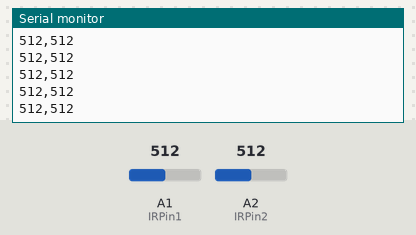
Bench run of a sketch on a simulated Arduino Uno, built with avr-gcc and run on an emulated ATmega328P. On the bench: the last lines printed to the serial monitor. The inputs (shaded band) are chosen by the test bench; at power-on: A1 (IRPin1) = 512, A2 (IRPin2) = 512.

Above: at 1.2 s.
1.3 s: A1 (IRPin1) set to 716
At 1.8 s:
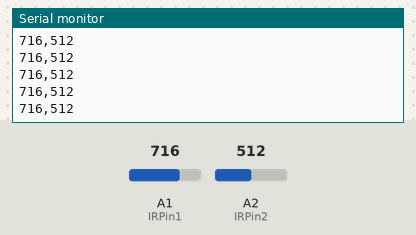
4.3 s: A2 (IRPin2) set to 716
5.8 s: A1 (IRPin1) set to 900
At 6.4 s:
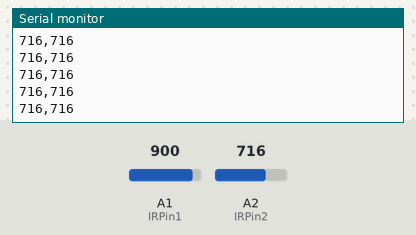
7.3 s: A2 (IRPin2) set to 900
At 7.8 s:
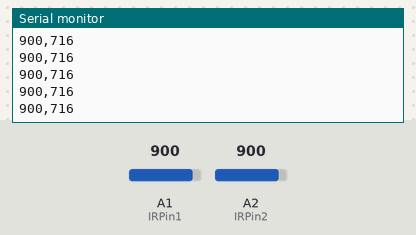
Timing chart, 0 to 9.8 s (numbered marks = the images above; inputs shaded):
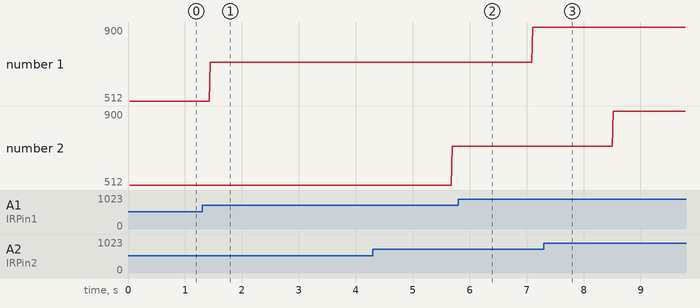

Measured:
- after the input at 1.3 s, the serial monitor: prints a new line after 0.15 s (image 1)
- plotted number 1: 512 → 716 after the input at 1.3 s, 716 → 900 after the input at 5.8 s

The sketch:

Side_Panel_Main.ino
```cpp
// Idividual Side Panel related functions, ect.
//
//


/*-----(       Settings         )-----*/
#define NANO_PINS
//#define ATTINY_PINS

#ifdef ATTINY_PINS
#define IRPin1 3		// the number of the IR1 pin
#define IRPin2 4		// the number of the IR2 pin
#define OutputPin 1     // the number of the LED pin
#endif

#ifdef NANO_PINS
//#define IRPin1 1		// the number of the IR1 pin
#define IRPin1 A1		// the number of the IR1 pin (D3 on Shield)
#define IRPin2 A2		// the number of the IR2 pin
#define OutputPin 13    // the number of the LED pin
#endif

/*-----(       Definitions      )-----*/
//#define IROFFSET 100
#define SAMPLE_LENGTH 150

/*-----(       Variables        )-----*/
int ir1Values[SAMPLE_LENGTH];
int ir2Values[SAMPLE_LENGTH];
//int ir1Value = 0;
//int ir2Value = 0;


void setup() {
	// initialize the LED pin as an output:
	//pinMode(OutputPin, OUTPUT);
	// initialize the pushbutton pin as an input:
	pinMode(IRPin1, INPUT);
	pinMode(IRPin2, INPUT);

	Serial.begin(9600);
	Serial.println("Starting Up");
}

void loop() {
	for (int i = 0; i < SAMPLE_LENGTH; i++)
	{
		ir1Values[i] = analogRead(IRPin1);
		ir2Values[i] = analogRead(IRPin2);

		// read the state of the pushbutton value:
		//ir1Value = analogRead(IRPin1);
		//ir2Value = analogRead(IRPin2);

		// check if the IR is detected.
		// if it is, the Outputpin is HIGH:
		/*if (ir1Value >= ir2Value + IROFFSET) {
			digitalWrite(OutputPin, HIGH);
		}
		else {
			digitalWrite(OutputPin, LOW);
		}*/
	}

	for (int i = 0; i < SAMPLE_LENGTH; i++) {
		Serial.print(ir1Values[i]);
		Serial.print(",");
		Serial.println(ir2Values[i]);
	}
	//Serial.print(700);
	//Serial.print(",");
	//Serial.println(700);
	Serial.println("---xxx---");

}
```
